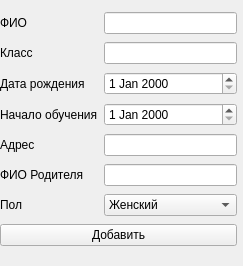
<?xml version="1.0" encoding="UTF-8"?>
<ui version="4.0">
 <class>Form</class>
 <widget class="QWidget" name="Form">
  <property name="geometry">
   <rect>
       <x>0</x>
       <y>0</y>
       <width>243</width>
       <height>266</height>
   </rect>
  </property>
  <property name="windowTitle">
   <string>Form</string>
  </property>
     <widget class="QWidget" name="gridLayoutWidget">
         <property name="geometry">
             <rect>
                 <x>0</x>
                 <y>10</y>
                 <width>237</width>
                 <height>246</height>
             </rect>
         </property>
         <layout class="QGridLayout" name="gridLayout">
             <item row="3" column="1">
                 <widget class="QDateEdit" name="dateEdit_startStudy"/>
             </item>
             <item row="5" column="0">
                 <widget class="QLabel" name="label_6">
                     <property name="text">
                         <string>ФИО Родителя</string>
                     </property>
                 </widget>
             </item>
             <item row="0" column="0">
                 <widget class="QLabel" name="label">
                     <property name="text">
                         <string>ФИО</string>
                     </property>
                 </widget>
             </item>
             <item row="2" column="1">
                 <widget class="QDateEdit" name="dateEdit_birthDate">
                     <property name="dateTime">
                         <datetime>
                             <hour>0</hour>
                             <minute>0</minute>
                             <second>0</second>
                             <year>2000</year>
                             <month>1</month>
                             <day>1</day>
                         </datetime>
                     </property>
                 </widget>
             </item>
             <item row="5" column="1">
                 <widget class="QLineEdit" name="lineEdit_parentName"/>
             </item>
             <item row="0" column="1">
                 <widget class="QLineEdit" name="lineEdit_name"/>
             </item>
             <item row="3" column="0">
                 <widget class="QLabel" name="label_4">
                     <property name="text">
                         <string>Начало обучения</string>
                     </property>
                 </widget>
             </item>
             <item row="6" column="0">
                 <widget class="QLabel" name="label_7">
                     <property name="text">
                         <string>Пол</string>
                     </property>
                 </widget>
             </item>
             <item row="4" column="1">
                 <widget class="QLineEdit" name="lineEdit_address"/>
             </item>
             <item row="1" column="1">
                 <widget class="QLineEdit" name="lineEdit_class"/>
             </item>
             <item row="4" column="0">
                 <widget class="QLabel" name="label_5">
                     <property name="text">
                         <string>Адрес</string>
                     </property>
                 </widget>
             </item>
             <item row="2" column="0">
                 <widget class="QLabel" name="label_3">
                     <property name="text">
                         <string>Дата рождения</string>
                     </property>
                 </widget>
             </item>
             <item row="1" column="0">
                 <widget class="QLabel" name="label_2">
                     <property name="text">
                         <string>Класс</string>
                     </property>
                 </widget>
             </item>
             <item row="6" column="1">
                 <widget class="QComboBox" name="comboBox_gender">
                     <item>
                         <property name="text">
                             <string>Женский</string>
                         </property>
                     </item>
                     <item>
                         <property name="text">
                             <string>Мужской</string>
                         </property>
                     </item>
                 </widget>
             </item>
             <item row="7" column="0" colspan="2">
                 <widget class="QPushButton" name="btn_add">
                     <property name="text">
                         <string>Добавить</string>
                     </property>
                 </widget>
             </item>
         </layout>
  </widget>
 </widget>
 <resources/>
 <connections/>
</ui>
